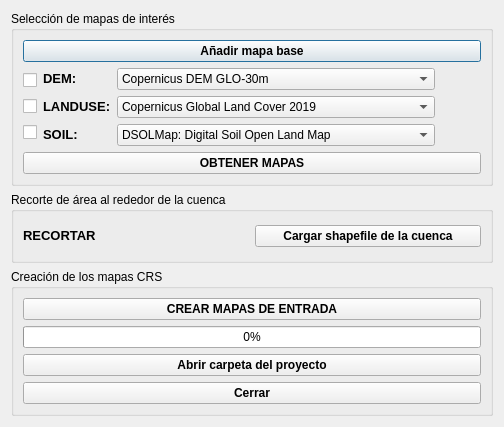
<?xml version="1.0" encoding="UTF-8"?>
<ui version="4.0">
 <class>BaseDialog_GEE</class>
 <widget class="QDialog" name="BaseDialog_GEE">
  <property name="geometry">
   <rect>
    <x>0</x>
    <y>0</y>
    <width>447</width>
    <height>427</height>
   </rect>
  </property>
  <property name="cursor">
   <cursorShape>ArrowCursor</cursorShape>
  </property>
  <property name="focusPolicy">
   <enum>Qt::NoFocus</enum>
  </property>
  <property name="contextMenuPolicy">
   <enum>Qt::DefaultContextMenu</enum>
  </property>
  <property name="windowTitle">
   <string>MapSWAT GEE</string>
  </property>
  <property name="windowIcon">
   <iconset resource="resources.qrc">
    <normaloff>:/imgMapSWAT/images/icon.png</normaloff>:/imgMapSWAT/images/icon.png</iconset>
  </property>
  <property name="styleSheet">
   <string notr="true"/>
  </property>
  <property name="sizeGripEnabled">
   <bool>false</bool>
  </property>
  <layout class="QGridLayout" name="gridLayout_4">
   <item row="0" column="0" rowspan="2" colspan="2">
    <layout class="QVBoxLayout" name="verticalLayout_7">
     <item>
      <widget class="QGroupBox" name="groupBox">
       <property name="title">
        <string>Selección de mapas de interés</string>
       </property>
       <layout class="QGridLayout" name="gridLayout_3">
        <item row="0" column="0">
         <layout class="QVBoxLayout" name="verticalLayout_5">
          <item>
           <widget class="QPushButton" name="pushButton_AddBasemap">
            <property name="font">
             <font>
              <weight>75</weight>
              <bold>true</bold>
             </font>
            </property>
            <property name="text">
             <string>Añadir mapa base</string>
            </property>
            <property name="icon">
             <iconset resource="resources.qrc">
              <normaloff>:/imgMapSWAT/images/basemap.png</normaloff>:/imgMapSWAT/images/basemap.png</iconset>
            </property>
           </widget>
          </item>
          <item>
           <layout class="QHBoxLayout" name="horizontalLayout">
            <item>
             <layout class="QVBoxLayout" name="verticalLayout_2">
              <item>
               <widget class="QCheckBox" name="checkBox_DEM">
                <property name="text">
                 <string/>
                </property>
               </widget>
              </item>
              <item>
               <widget class="QCheckBox" name="checkBox_Landuse">
                <property name="text">
                 <string/>
                </property>
               </widget>
              </item>
              <item>
               <widget class="QCheckBox" name="checkBox_Soil">
                <property name="text">
                 <string/>
                </property>
               </widget>
              </item>
             </layout>
            </item>
            <item>
             <layout class="QVBoxLayout" name="verticalLayout_3">
              <item>
               <widget class="QLabel" name="labelDEM">
                <property name="text">
                 <string>&lt;html&gt;&lt;head/&gt;&lt;body&gt;&lt;p&gt;&lt;span style=&quot; font-size:10pt; font-weight:600;&quot;&gt;DEM:&lt;/span&gt;&lt;/p&gt;&lt;/body&gt;&lt;/html&gt;</string>
                </property>
                <property name="textFormat">
                 <enum>Qt::RichText</enum>
                </property>
               </widget>
              </item>
              <item>
               <widget class="QLabel" name="labelLanduse">
                <property name="text">
                 <string>&lt;html&gt;&lt;head/&gt;&lt;body&gt;&lt;p&gt;&lt;span style=&quot; font-size:10pt; font-weight:600;&quot;&gt;LANDUSE:&lt;/span&gt;&lt;/p&gt;&lt;/body&gt;&lt;/html&gt;</string>
                </property>
                <property name="textFormat">
                 <enum>Qt::RichText</enum>
                </property>
               </widget>
              </item>
              <item>
               <widget class="QLabel" name="labelSoil">
                <property name="text">
                 <string>&lt;html&gt;&lt;head/&gt;&lt;body&gt;&lt;p&gt;&lt;span style=&quot; font-size:10pt; font-weight:600;&quot;&gt;SOIL:&lt;/span&gt;&lt;/p&gt;&lt;/body&gt;&lt;/html&gt;</string>
                </property>
                <property name="textFormat">
                 <enum>Qt::RichText</enum>
                </property>
               </widget>
              </item>
             </layout>
            </item>
            <item>
             <layout class="QVBoxLayout" name="verticalLayout">
              <item>
               <widget class="QComboBox" name="comboBox_DEM">
                <item>
                 <property name="text">
                  <string>Copernicus DEM GLO-30m</string>
                 </property>
                </item>
                <item>
                 <property name="text">
                  <string>SRTM Digital Elevation Data 90m</string>
                 </property>
                </item>
                <item>
                 <property name="text">
                  <string>NASADEM Digital Elevation 30m</string>
                 </property>
                </item>
               </widget>
              </item>
              <item>
               <widget class="QComboBox" name="comboBox_LANDUSE">
                <item>
                 <property name="text">
                  <string>Copernicus Global Land Cover 2019</string>
                 </property>
                </item>
                <item>
                 <property name="text">
                  <string>GlobCover: Global Land Cover Map 2009</string>
                 </property>
                </item>
                <item>
                 <property name="text">
                  <string>Copernicus CORINE Land Cover 1990 (only Europe)</string>
                 </property>
                </item>
                <item>
                 <property name="text">
                  <string>Copernicus CORINE Land Cover 2000 (only Europe)</string>
                 </property>
                </item>
                <item>
                 <property name="text">
                  <string>Copernicus CORINE Land Cover 2006 (only Europe)</string>
                 </property>
                </item>
                <item>
                 <property name="text">
                  <string>Copernicus CORINE Land Cover 2012 (only Europe)</string>
                 </property>
                </item>
                <item>
                 <property name="text">
                  <string>Copernicus CORINE Land Cover 2018 (only Europe)</string>
                 </property>
                </item>
               </widget>
              </item>
              <item>
               <widget class="QComboBox" name="comboBox_SOIL">
                <item>
                 <property name="text">
                  <string>DSOLMap: Digital Soil Open Land Map</string>
                 </property>
                </item>
               </widget>
              </item>
             </layout>
            </item>
            <item>
             <layout class="QVBoxLayout" name="verticalLayout_4">
              <item>
               <widget class="QPushButton" name="pushButton_infoMaps">
                <property name="text">
                 <string/>
                </property>
                <property name="icon">
                 <iconset resource="resources.qrc">
                  <normaloff>:/imgMapSWAT/images/info2.png</normaloff>:/imgMapSWAT/images/info2.png</iconset>
                </property>
                <property name="autoDefault">
                 <bool>false</bool>
                </property>
                <property name="flat">
                 <bool>true</bool>
                </property>
               </widget>
              </item>
              <item>
               <widget class="QPushButton" name="pushButton_infoMaps_2">
                <property name="text">
                 <string/>
                </property>
                <property name="icon">
                 <iconset resource="resources.qrc">
                  <normaloff>:/imgMapSWAT/images/info2.png</normaloff>:/imgMapSWAT/images/info2.png</iconset>
                </property>
                <property name="autoDefault">
                 <bool>false</bool>
                </property>
                <property name="flat">
                 <bool>true</bool>
                </property>
               </widget>
              </item>
              <item>
               <widget class="QPushButton" name="pushButton_infoMaps_3">
                <property name="text">
                 <string/>
                </property>
                <property name="icon">
                 <iconset resource="resources.qrc">
                  <normaloff>:/imgMapSWAT/images/info2.png</normaloff>:/imgMapSWAT/images/info2.png</iconset>
                </property>
                <property name="autoDefault">
                 <bool>false</bool>
                </property>
                <property name="flat">
                 <bool>true</bool>
                </property>
               </widget>
              </item>
             </layout>
            </item>
           </layout>
          </item>
          <item>
           <widget class="QPushButton" name="pushButton_GetMaps">
            <property name="font">
             <font>
              <weight>75</weight>
              <bold>true</bold>
             </font>
            </property>
            <property name="text">
             <string>OBTENER MAPAS</string>
            </property>
            <property name="icon">
             <iconset resource="resources.qrc">
              <normaloff>:/imgMapSWAT/images/world.png</normaloff>:/imgMapSWAT/images/world.png</iconset>
            </property>
           </widget>
          </item>
         </layout>
        </item>
       </layout>
      </widget>
     </item>
     <item>
      <widget class="QGroupBox" name="groupBox_2">
       <property name="title">
        <string>Recorte de área al rededor de la cuenca</string>
       </property>
       <layout class="QGridLayout" name="gridLayout_2">
        <item row="0" column="0">
         <layout class="QHBoxLayout" name="horizontalLayout_2">
          <item>
           <widget class="QLabel" name="labelSoilClipping">
            <property name="font">
             <font>
              <underline>false</underline>
             </font>
            </property>
            <property name="text">
             <string>&lt;html&gt;&lt;head/&gt;&lt;body&gt;&lt;p&gt;&lt;span style=&quot; font-size:10pt; font-weight:600;&quot;&gt;RECORTAR&lt;/span&gt;&lt;/p&gt;&lt;/body&gt;&lt;/html&gt;</string>
            </property>
            <property name="textFormat">
             <enum>Qt::RichText</enum>
            </property>
           </widget>
          </item>
          <item>
           <widget class="QPushButton" name="pushButton_SHAPEFILE">
            <property name="font">
             <font>
              <weight>75</weight>
              <bold>true</bold>
             </font>
            </property>
            <property name="text">
             <string>Cargar shapefile de la cuenca</string>
            </property>
            <property name="icon">
             <iconset resource="resources.qrc">
              <normaloff>:/imgMapSWAT/images/upload.png</normaloff>:/imgMapSWAT/images/upload.png</iconset>
            </property>
            <property name="iconSize">
             <size>
              <width>25</width>
              <height>25</height>
             </size>
            </property>
           </widget>
          </item>
         </layout>
        </item>
       </layout>
      </widget>
     </item>
     <item>
      <widget class="QGroupBox" name="groupBox_3">
       <property name="title">
        <string>Creación de los mapas CRS</string>
       </property>
       <layout class="QGridLayout" name="gridLayout">
        <item row="0" column="0">
         <layout class="QVBoxLayout" name="verticalLayout_6">
          <item>
           <widget class="QPushButton" name="pushButton_SWATinputs">
            <property name="font">
             <font>
              <weight>75</weight>
              <bold>true</bold>
             </font>
            </property>
            <property name="text">
             <string>CREAR MAPAS DE ENTRADA</string>
            </property>
           </widget>
          </item>
          <item>
           <widget class="QProgressBar" name="progressBar">
            <property name="value">
             <number>0</number>
            </property>
           </widget>
          </item>
          <item>
           <widget class="QPushButton" name="pushButton_Save">
            <property name="font">
             <font>
              <weight>75</weight>
              <bold>true</bold>
             </font>
            </property>
            <property name="text">
             <string>Abrir carpeta del proyecto</string>
            </property>
           </widget>
          </item>
          <item>
           <widget class="QPushButton" name="pushButton_Close">
            <property name="font">
             <font>
              <weight>75</weight>
              <bold>true</bold>
             </font>
            </property>
            <property name="text">
             <string>Cerrar</string>
            </property>
            <property name="icon">
             <iconset resource="resources.qrc">
              <normaloff>:/imgMapSWAT/images/close.png</normaloff>:/imgMapSWAT/images/close.png</iconset>
            </property>
           </widget>
          </item>
         </layout>
        </item>
       </layout>
      </widget>
     </item>
    </layout>
   </item>
  </layout>
 </widget>
 <resources>
  <include location="resources.qrc"/>
 </resources>
 <connections>
  <connection>
   <sender>pushButton_Save</sender>
   <signal>clicked()</signal>
   <receiver>BaseDialog_GEE</receiver>
   <slot>Open()</slot>
   <hints>
    <hint type="sourcelabel">
     <x>473</x>
     <y>491</y>
    </hint>
    <hint type="destinationlabel">
     <x>435</x>
     <y>489</y>
    </hint>
   </hints>
  </connection>
  <connection>
   <sender>pushButton_Close</sender>
   <signal>clicked()</signal>
   <receiver>BaseDialog_GEE</receiver>
   <slot>Close()</slot>
   <hints>
    <hint type="sourcelabel">
     <x>628</x>
     <y>494</y>
    </hint>
    <hint type="destinationlabel">
     <x>672</x>
     <y>495</y>
    </hint>
   </hints>
  </connection>
  <connection>
   <sender>pushButton_AddBasemap</sender>
   <signal>clicked()</signal>
   <receiver>BaseDialog_GEE</receiver>
   <slot>AddBasemap()</slot>
   <hints>
    <hint type="sourcelabel">
     <x>340</x>
     <y>203</y>
    </hint>
    <hint type="destinationlabel">
     <x>314</x>
     <y>226</y>
    </hint>
   </hints>
  </connection>
  <connection>
   <sender>pushButton_GetMaps</sender>
   <signal>clicked()</signal>
   <receiver>BaseDialog_GEE</receiver>
   <slot>GetMaps()</slot>
   <hints>
    <hint type="sourcelabel">
     <x>307</x>
     <y>192</y>
    </hint>
    <hint type="destinationlabel">
     <x>288</x>
     <y>226</y>
    </hint>
   </hints>
  </connection>
  <connection>
   <sender>pushButton_SHAPEFILE</sender>
   <signal>clicked()</signal>
   <receiver>BaseDialog_GEE</receiver>
   <slot>Clip_Old()</slot>
   <hints>
    <hint type="sourcelabel">
     <x>333</x>
     <y>320</y>
    </hint>
    <hint type="destinationlabel">
     <x>287</x>
     <y>367</y>
    </hint>
   </hints>
  </connection>
  <connection>
   <sender>pushButton_SWATinputs</sender>
   <signal>clicked()</signal>
   <receiver>BaseDialog_GEE</receiver>
   <slot>CREATE_INPUTS()</slot>
   <hints>
    <hint type="sourcelabel">
     <x>432</x>
     <y>432</y>
    </hint>
    <hint type="destinationlabel">
     <x>351</x>
     <y>486</y>
    </hint>
   </hints>
  </connection>
  <connection>
   <sender>pushButton_infoMaps</sender>
   <signal>clicked()</signal>
   <receiver>BaseDialog_GEE</receiver>
   <slot>infoDEM()</slot>
   <hints>
    <hint type="sourcelabel">
     <x>495</x>
     <y>95</y>
    </hint>
    <hint type="destinationlabel">
     <x>438</x>
     <y>4</y>
    </hint>
   </hints>
  </connection>
  <connection>
   <sender>pushButton_infoMaps_2</sender>
   <signal>clicked()</signal>
   <receiver>BaseDialog_GEE</receiver>
   <slot>infoLanduse()</slot>
   <hints>
    <hint type="sourcelabel">
     <x>506</x>
     <y>130</y>
    </hint>
    <hint type="destinationlabel">
     <x>459</x>
     <y>9</y>
    </hint>
   </hints>
  </connection>
  <connection>
   <sender>pushButton_infoMaps_3</sender>
   <signal>clicked()</signal>
   <receiver>BaseDialog_GEE</receiver>
   <slot>infoSoil()</slot>
   <hints>
    <hint type="sourcelabel">
     <x>492</x>
     <y>164</y>
    </hint>
    <hint type="destinationlabel">
     <x>469</x>
     <y>0</y>
    </hint>
   </hints>
  </connection>
 </connections>
 <slots>
  <slot>raster()</slot>
  <slot>aforo()</slot>
  <slot>stream()</slot>
  <slot>outlet()</slot>
  <slot>basin()</slot>
  <slot>RESET()</slot>
  <slot>AddMaps()</slot>
  <slot>Clip_New()</slot>
  <slot>CREATE_INPUTS()</slot>
  <slot>Clip_Extension()</slot>
  <slot>Clip_Old()</slot>
  <slot>Open()</slot>
  <slot>Close()</slot>
  <slot>Tables()</slot>
  <slot>info()</slot>
  <slot>merge()</slot>
  <slot>AddOutlet()</slot>
  <slot>AddBasemap()</slot>
  <slot>GetMaps()</slot>
  <slot>test()</slot>
  <slot>Clip_Autobasin()</slot>
  <slot>coffee()</slot>
  <slot>infoDEM()</slot>
  <slot>infoLanduse()</slot>
  <slot>infoSoil()</slot>
  <slot>infoAutobasin()</slot>
  <slot>infoGWFLOW()</slot>
 </slots>
</ui>
